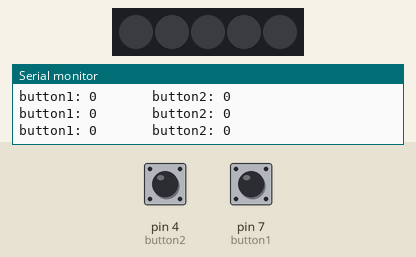
Simulated run of this sketch. Board: Arduino Uno, built with avr-gcc and run on an emulated ATmega328P. Parts: 5 RGB LEDs in strip order, left to right, the last lines printed to the serial monitor. The inputs (shaded band) are chosen by the test bench; at power-on: pin 4 (button2) LOW, pin 7 (button1) LOW.

Above: at 5.8 s.
5.9 s: pin 4 (button2) pulled HIGH for 2.85 s
At 7.9 s:
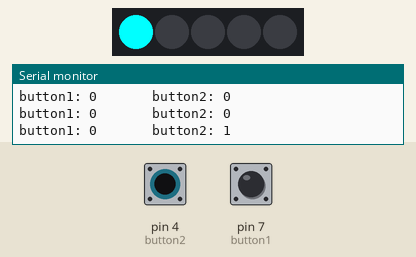
At 9.9 s:
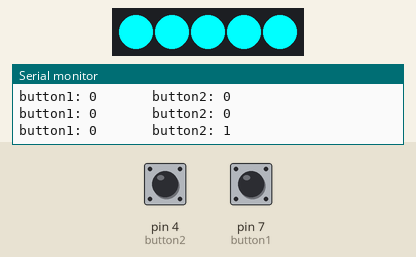
10.5 s: pin 7 (button1) pulled HIGH for 2.85 s
At 12.9 s:
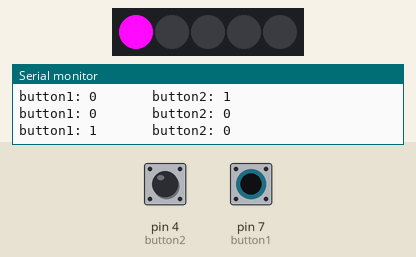
Timing chart, 0 to 18.5 s (numbered marks = the images above; inputs shaded):
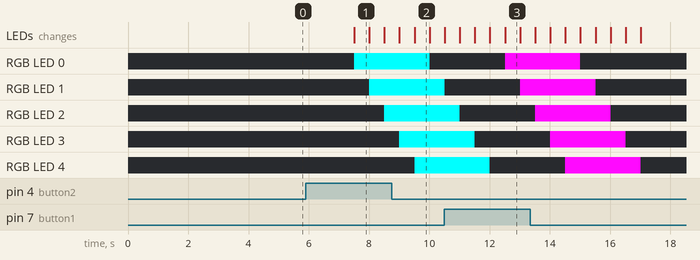

Measured:
- after the input at 5.9 s, RGB LED 0: off → RGB(0, 255, 255) after 1.6 s, → off 2.5 s later; RGB LED 1: off → RGB(0, 255, 255) after 2.1 s; RGB LED 2: off → RGB(0, 255, 255) after 2.6 s; RGB LED 3: off → RGB(0, 255, 255) after 3.1 s; RGB LED 4: off → RGB(0, 255, 255) after 3.6 s; the LEDs: change after 1.6 s (image 1)
- after the input at 10.5 s, the LEDs: first differ from a run without the input after 2.0 s (image 3)
- what the display in image 1 shows lasts 0.5 s, from 7.5 s to 8.0 s

The sketch:

Lab3-2.ino
```cpp
#include <Adafruit_NeoPixel.h>
#ifdef __AVR__
  #include <avr/power.h>
#endif

// pin that the strip is connected to
#define PIN 8

Adafruit_NeoPixel strip = Adafruit_NeoPixel(5, PIN, NEO_GRB + NEO_KHZ800);

// define button pins
const int button1 = 7;
const int button2 = 4;

int button1State = 0; // changing from 0 and 1 (digital)
int button2State = 0; // changing from 0 and 1 (digital)

void setup() {
  // initialize the strip
  strip.begin();
  // sets all pixels to 'off'
  strip.show();
  // initialize buttons as input
  pinMode(button1, INPUT);
  pinMode(button2, INPUT);

  Serial.begin(9600);
}

void loop() {
  button1State = digitalRead(button1);
  button2State = digitalRead(button2);

  //debugging
  Serial.print("button1: ");
  Serial.print(button1State);
  Serial.print("       button2: ");
  Serial.println(button2State);

  // if button 1 is pressed, turn LEDs magenta from bottom to top
  if((button1State == HIGH) && (button2State == LOW)){
    for(uint16_t i = 0; i < strip.numPixels(); i++){
      strip.setPixelColor(i, 255, 10, 255);
      strip.show();
      delay(500);
    }
  }

  // if button 2 is pressed, turn LEDs teal from bottom to top
  else if((button2State == HIGH) && (button1State == LOW)){
    for(uint16_t i = 0; i < strip.numPixels(); i++){
      strip.setPixelColor(i, 0, 255, 255);
      strip.show();
      delay(500);
    }
  }

  // if both are pressed, turn LEDs lavender from bottom to top
  else if((button1State == HIGH) && (button2State == HIGH)){
    for(uint16_t i = 0; i < strip.numPixels(); i++){
      strip.setPixelColor(i, 229, 102, 255);
      strip.show();
      delay(500);
    }
  }

  // else, all lights are off
  else if((button1State == LOW) && (button2State == LOW)){
    for(uint16_t i = 0; i < strip.numPixels(); i++){
      strip.setPixelColor(i, 0, 0, 0);
      strip.show();
      delay(500);
    }
  }
}
```
